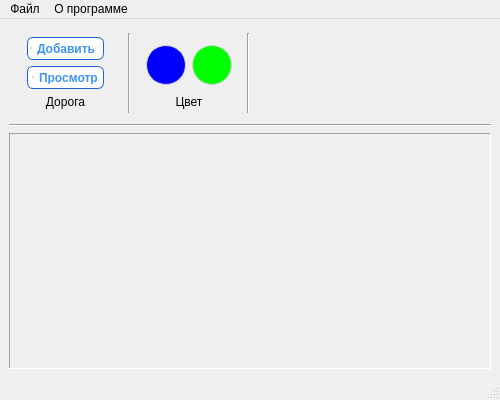
<?xml version="1.0" encoding="UTF-8"?>
<ui version="4.0">
 <class>RIMEditor</class>
 <widget class="QMainWindow" name="RIMEditor">
  <property name="geometry">
   <rect>
    <x>0</x>
    <y>0</y>
    <width>500</width>
    <height>400</height>
   </rect>
  </property>
  <property name="minimumSize">
   <size>
    <width>500</width>
    <height>400</height>
   </size>
  </property>
  <property name="windowTitle">
   <string>Редактор МДП</string>
  </property>
  <widget class="QWidget" name="w_main">
   <layout class="QGridLayout" name="gl_main">
    <item row="0" column="0">
     <layout class="QHBoxLayout" name="hl_toolbar">
      <property name="spacing">
       <number>6</number>
      </property>
      <item>
       <widget class="QWidget" name="w_road" native="true">
        <property name="maximumSize">
         <size>
          <width>16777215</width>
          <height>90</height>
         </size>
        </property>
        <property name="styleSheet">
         <string notr="true">QRadioButton {
  padding: 4px;
  border: 1px solid #1e62d0;
  font-weight:bold;
  border-radius: 6px;
  background: #ffffff;
  color:#3d94f6;
}

QRadioButton:hover {
  background: #3d94f6;
  color:#ffffff;
}

QRadioButton:checked {
  background: #337fed;
  color:#ffffff;
}

QRadioButton::indicator {
  width: 0px;
}</string>
        </property>
        <layout class="QGridLayout" name="gl_road">
         <item row="1" column="0">
          <widget class="QLabel" name="l_road">
           <property name="sizePolicy">
            <sizepolicy hsizetype="Preferred" vsizetype="Fixed">
             <horstretch>0</horstretch>
             <verstretch>0</verstretch>
            </sizepolicy>
           </property>
           <property name="text">
            <string>Дорога</string>
           </property>
           <property name="alignment">
            <set>Qt::AlignBottom|Qt::AlignHCenter</set>
           </property>
          </widget>
         </item>
         <item row="0" column="0">
          <widget class="QWidget" name="w_road_actions" native="true">
           <layout class="QVBoxLayout" name="vl_road_actions">
            <property name="topMargin">
             <number>0</number>
            </property>
            <property name="bottomMargin">
             <number>0</number>
            </property>
            <item>
             <widget class="QRadioButton" name="rb_road_add">
              <property name="toolTip">
               <string>Добавить дорогу</string>
              </property>
              <property name="styleSheet">
               <string notr="true">padding-left:3px;</string>
              </property>
              <property name="text">
               <string>Добавить</string>
              </property>
             </widget>
            </item>
            <item>
             <widget class="QRadioButton" name="rb_road_do_nothing">
              <property name="toolTip">
               <string>Удалить дорогу</string>
              </property>
              <property name="styleSheet">
               <string notr="true">padding-left: 5px;</string>
              </property>
              <property name="text">
               <string>Просмотр</string>
              </property>
             </widget>
            </item>
            <item>
             <spacer name="vs_1">
              <property name="orientation">
               <enum>Qt::Vertical</enum>
              </property>
              <property name="sizeHint" stdset="0">
               <size>
                <width>20</width>
                <height>40</height>
               </size>
              </property>
             </spacer>
            </item>
           </layout>
          </widget>
         </item>
        </layout>
       </widget>
      </item>
      <item>
       <widget class="Line" name="line_toolbar_1">
        <property name="maximumSize">
         <size>
          <width>16777215</width>
          <height>80</height>
         </size>
        </property>
        <property name="orientation">
         <enum>Qt::Vertical</enum>
        </property>
       </widget>
      </item>
      <item>
       <widget class="QWidget" name="w_road_color" native="true">
        <property name="maximumSize">
         <size>
          <width>16777215</width>
          <height>90</height>
         </size>
        </property>
        <property name="styleSheet">
         <string notr="true">QRadioButton {
  padding: 4px;
  border: 1px solid #1e62d0;
  font-weight:bold;
  border-radius: 6px;
  background: #ffffff;
  color:#3d94f6;
}

QRadioButton:hover {
  background: #3d94f6;
  color:#ffffff;
}

QRadioButton:checked {
  background: #337fed;
  color:#ffffff;
}

QRadioButton::indicator {
  width: 0px;
}</string>
        </property>
        <layout class="QGridLayout" name="gl_road_color">
         <item row="0" column="1">
          <widget class="QWidget" name="w_road_color_inter" native="true">
           <layout class="QHBoxLayout" name="hl_road_color_inter">
            <property name="leftMargin">
             <number>0</number>
            </property>
            <property name="topMargin">
             <number>8</number>
            </property>
            <property name="rightMargin">
             <number>0</number>
            </property>
            <item>
             <widget class="QWidget" name="w_road_primary_color" native="true">
              <property name="minimumSize">
               <size>
                <width>40</width>
                <height>40</height>
               </size>
              </property>
              <property name="maximumSize">
               <size>
                <width>40</width>
                <height>40</height>
               </size>
              </property>
              <property name="styleSheet">
               <string notr="true">background-color: #0000ff;
border: 1px solid lightgrey;
border-radius: 20px;</string>
              </property>
             </widget>
            </item>
            <item>
             <widget class="QWidget" name="w_road_secondary_color" native="true">
              <property name="minimumSize">
               <size>
                <width>40</width>
                <height>40</height>
               </size>
              </property>
              <property name="maximumSize">
               <size>
                <width>40</width>
                <height>40</height>
               </size>
              </property>
              <property name="styleSheet">
               <string notr="true">background-color: #00ff00;
border: 1px solid lightgrey;
border-radius: 20px;</string>
              </property>
             </widget>
            </item>
           </layout>
          </widget>
         </item>
         <item row="2" column="1">
          <widget class="QLabel" name="l_road_color">
           <property name="sizePolicy">
            <sizepolicy hsizetype="Preferred" vsizetype="Fixed">
             <horstretch>0</horstretch>
             <verstretch>0</verstretch>
            </sizepolicy>
           </property>
           <property name="text">
            <string>Цвет</string>
           </property>
           <property name="alignment">
            <set>Qt::AlignBottom|Qt::AlignHCenter</set>
           </property>
          </widget>
         </item>
         <item row="1" column="1">
          <spacer name="vs_">
           <property name="orientation">
            <enum>Qt::Vertical</enum>
           </property>
           <property name="sizeHint" stdset="0">
            <size>
             <width>20</width>
             <height>40</height>
            </size>
           </property>
          </spacer>
         </item>
        </layout>
       </widget>
      </item>
      <item>
       <widget class="Line" name="line_toolbar_2">
        <property name="maximumSize">
         <size>
          <width>16777215</width>
          <height>80</height>
         </size>
        </property>
        <property name="orientation">
         <enum>Qt::Vertical</enum>
        </property>
       </widget>
      </item>
      <item>
       <spacer name="hs_toolbar">
        <property name="orientation">
         <enum>Qt::Horizontal</enum>
        </property>
        <property name="sizeHint" stdset="0">
         <size>
          <width>40</width>
          <height>1</height>
         </size>
        </property>
       </spacer>
      </item>
     </layout>
    </item>
    <item row="1" column="0">
     <widget class="Line" name="line_main">
      <property name="orientation">
       <enum>Qt::Horizontal</enum>
      </property>
     </widget>
    </item>
    <item row="2" column="0">
     <widget class="QLabel" name="l_rim">
      <property name="sizePolicy">
       <sizepolicy hsizetype="Expanding" vsizetype="Expanding">
        <horstretch>0</horstretch>
        <verstretch>0</verstretch>
       </sizepolicy>
      </property>
      <property name="frameShape">
       <enum>QFrame::Panel</enum>
      </property>
      <property name="frameShadow">
       <enum>QFrame::Sunken</enum>
      </property>
      <property name="text">
       <string/>
      </property>
      <property name="alignment">
       <set>Qt::AlignCenter</set>
      </property>
     </widget>
    </item>
   </layout>
  </widget>
  <widget class="QMenuBar" name="menu_bar">
   <property name="geometry">
    <rect>
     <x>0</x>
     <y>0</y>
     <width>500</width>
     <height>18</height>
    </rect>
   </property>
   <widget class="QMenu" name="m_file">
    <property name="title">
     <string>Файл</string>
    </property>
    <addaction name="a_load_image"/>
    <addaction name="a_clear_image"/>
    <addaction name="a_clear_model"/>
   </widget>
   <widget class="QMenu" name="m_about">
    <property name="title">
     <string>О программе</string>
    </property>
   </widget>
   <addaction name="m_file"/>
   <addaction name="m_about"/>
  </widget>
  <widget class="QStatusBar" name="status_bar"/>
  <action name="a_load_image">
   <property name="text">
    <string>Загрузить изображение</string>
   </property>
  </action>
  <action name="a_clear_image">
   <property name="text">
    <string>Очистить изображение</string>
   </property>
  </action>
  <action name="a_clear_model">
   <property name="text">
    <string>Очистить модель</string>
   </property>
  </action>
 </widget>
 <resources>
  <include location="../../resources/resources.qrc"/>
 </resources>
 <connections/>
</ui>
